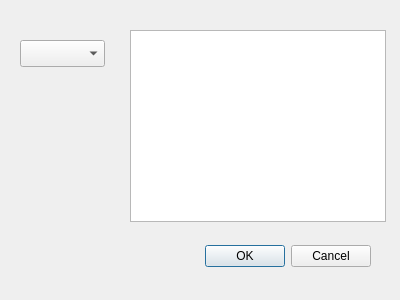
<?xml version="1.0" encoding="UTF-8"?>
<ui version="4.0">
 <class>settings</class>
 <widget class="QDialog" name="settings">
  <property name="geometry">
   <rect>
    <x>0</x>
    <y>0</y>
    <width>400</width>
    <height>300</height>
   </rect>
  </property>
  <property name="windowTitle">
   <string>Dialog</string>
  </property>
  <widget class="QDialogButtonBox" name="buttonBox">
   <property name="geometry">
    <rect>
     <x>30</x>
     <y>240</y>
     <width>341</width>
     <height>32</height>
    </rect>
   </property>
   <property name="orientation">
    <enum>Qt::Horizontal</enum>
   </property>
   <property name="standardButtons">
    <set>QDialogButtonBox::Cancel|QDialogButtonBox::Ok</set>
   </property>
  </widget>
  <widget class="QListWidget" name="ltbFields">
   <property name="geometry">
    <rect>
     <x>130</x>
     <y>30</y>
     <width>256</width>
     <height>192</height>
    </rect>
   </property>
   <property name="selectionMode">
    <enum>QAbstractItemView::ExtendedSelection</enum>
   </property>
  </widget>
  <widget class="QComboBox" name="cmbLayers">
   <property name="geometry">
    <rect>
     <x>20</x>
     <y>40</y>
     <width>85</width>
     <height>27</height>
    </rect>
   </property>
  </widget>
 </widget>
 <resources/>
 <connections>
  <connection>
   <sender>buttonBox</sender>
   <signal>accepted()</signal>
   <receiver>settings</receiver>
   <slot>accept()</slot>
   <hints>
    <hint type="sourcelabel">
     <x>248</x>
     <y>254</y>
    </hint>
    <hint type="destinationlabel">
     <x>157</x>
     <y>274</y>
    </hint>
   </hints>
  </connection>
  <connection>
   <sender>buttonBox</sender>
   <signal>rejected()</signal>
   <receiver>settings</receiver>
   <slot>reject()</slot>
   <hints>
    <hint type="sourcelabel">
     <x>316</x>
     <y>260</y>
    </hint>
    <hint type="destinationlabel">
     <x>286</x>
     <y>274</y>
    </hint>
   </hints>
  </connection>
 </connections>
</ui>
